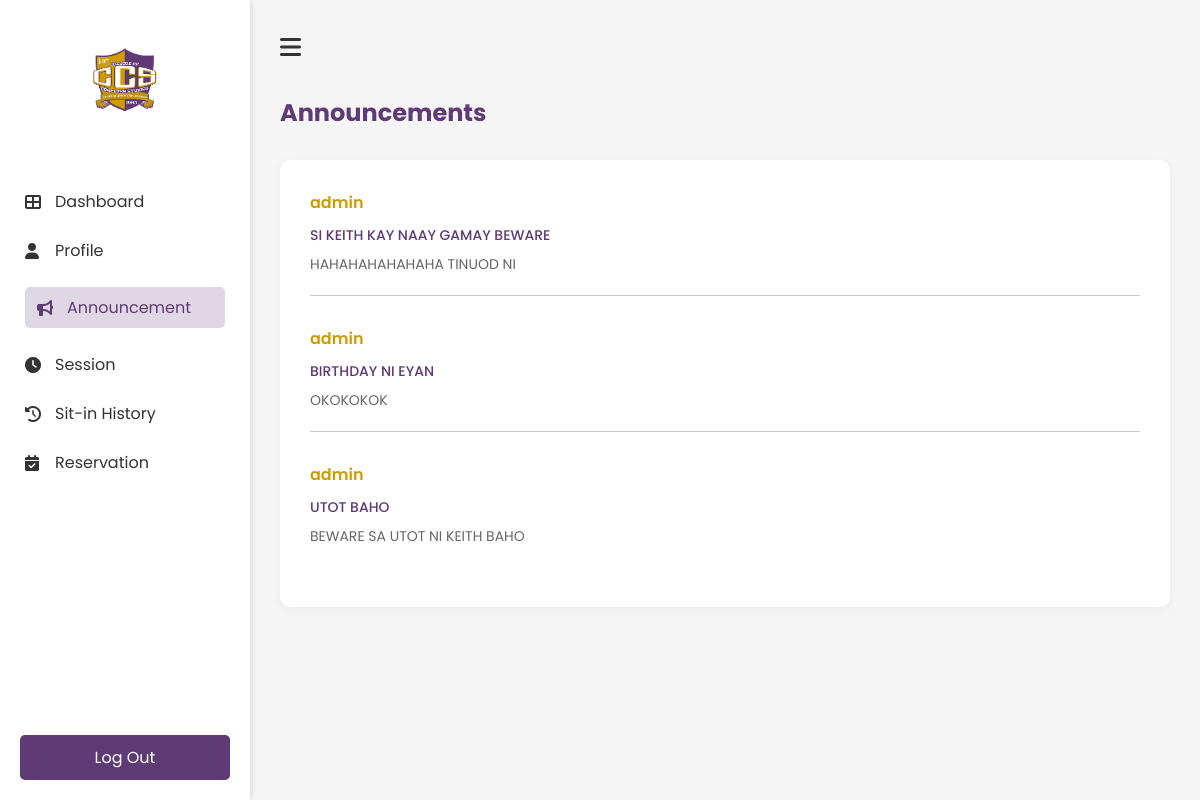
The page /Announcement (signed in) on the database as committed earlier.
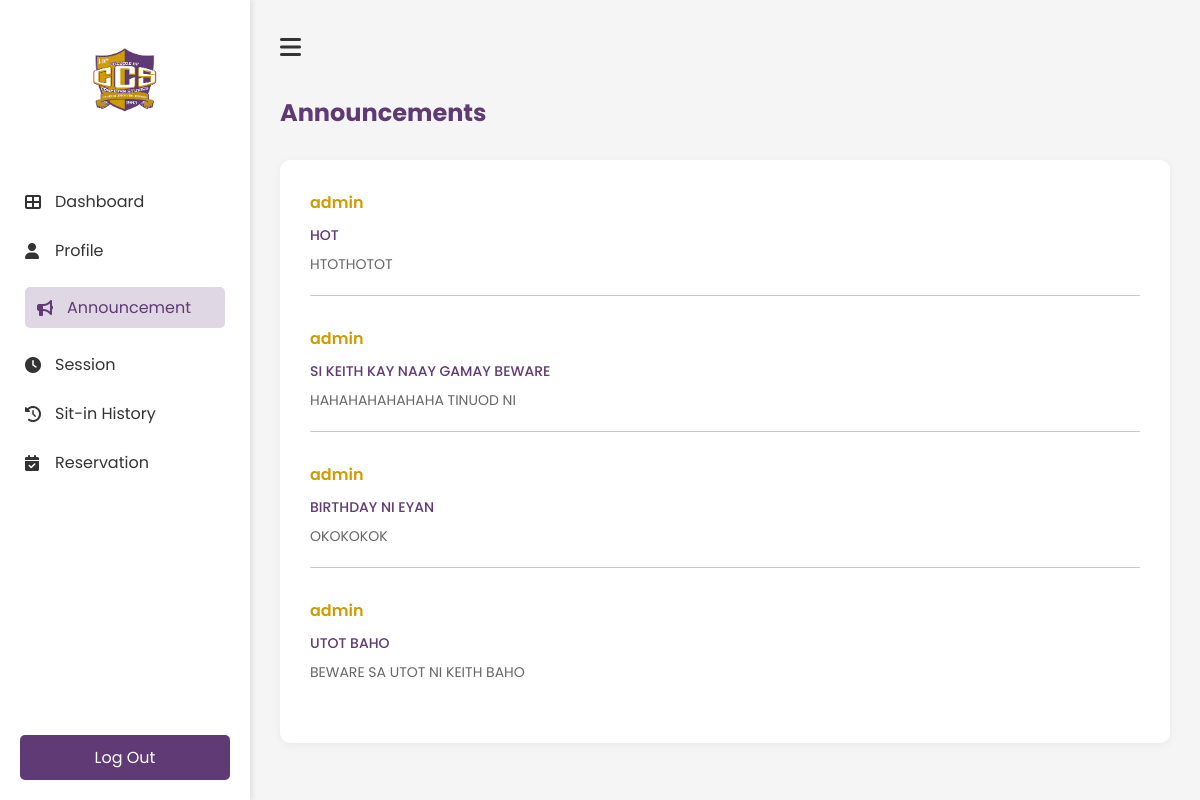
The same page on the database as committed later.
### tables this page shows
CREATE TABLE announcements (
announcement_id integer primary key autoincrement,
admin_id integer not null,
title text not null,
message text not null,
created_at datetime default current_timestamp,
foreign key (admin_id) references admin(admin_id));

CREATE TABLE admin (
admin_id integer primary key,
username text unique not null,
password text not null);

### app.py (the view)
@app.route('/Announcement')
def Announcement():
    if 'username' not in session:
        return redirect(url_for('login'))
    with sqlite3.connect("users.db") as conn:
        cursor = conn.cursor()
        cursor.execute("""
            SELECT a.announcement_id, a.title, a.message, a.created_at, adm.username
            FROM announcements a
            JOIN admin adm ON a.admin_id = adm.admin_id
            ORDER BY a.created_at DESC
        """)
        announcements = cursor.fetchall()
    return render_template('student/announcement.html', announcements=announcements)

### templates/student/announcement.html (shortened to what this page needs)
<!DOCTYPE html>
<html lang="en">
    <head>
        <link rel="stylesheet" href="{{ url_for('static', filename='student/announcement.css') }}">
        <link rel="stylesheet" href="https://cdnjs.cloudflare.com/ajax/libs/font-awesome/6.0.0-beta3/css/all.min.css">
    </head>
    <body>
        <div class="profile-container">
            <nav class="sidebar" id="sidebar">
                <div class="logo-container">
                    <img src="{{ url_for('static', filename='images/ccs.png') }}" alt="ccs logo" class="logo">
                </div>
                <ul class="nav-links">
                    <li><a href="{{ url_for('Dashboard') }}"><i class="fas fa-th-large"></i>Dashboard</a></li>
                    <li><a href="{{ url_for('Profile') }}"><i class="fas fa-user"></i>Profile</a></li>
                    <li><a href="{{ url_for('Announcement') }}" class="active"><i class="fas fa-bullhorn"></i>Announcement</a></li>
                    <li><a href="{{ url_for('Session') }}"><i class="fas fa-clock"></i>Session</a></li>
                    <li><a href="{{ url_for('History') }}"><i class="fas fa-history"></i>Sit-in History</a></li>
                    <li><a href="{{ url_for('Reservation') }}"><i class="fas fa-calendar-check"></i>Reservation</a></li>
                </ul>
                <div class="logout-section">
                    <a href="{{ url_for('logout') }}" class="logout-btn"></i>Log Out</a>
                </div>
            </nav>
            <main class="main-content">
                <div class="top-bar">
                    <button id="sidebar-toggle" class="hamburger-btn"><i class="fas fa-bars"></i></button>
                </div>
                <h1 class="header">Announcements</h1>
                <div class="announcements-card">
                    {% for announcement in announcements %}
                    <div class="announcement-item">
                        <h3 class="author">{{ announcement[4] }}</h3>
                        <div class="announcement-content">
                            <h4 class="title">{{ announcement[1] }}</h4>
                            <p>{{ announcement[2] }}</p>
                        </div>
                        <div class="divider"></div>
                    </div>
                    {% endfor %}
                </div>
    </body>
</html>

### static/student/announcement.css (style rules this page uses)
* { margin: 0; padding: 0; box-sizing: border-box; font-family: 'Poppins', sans-serif; }
body { background-color: #f5f5f5; }
.sidebar { width: 250px; height: 100vh; position: fixed; left: 0; top: 0; background-color: white; padding: 20px 0; transition: all 0.3s ease; box-shadow: 2px 0 5px rgba(0, 0, 0, 0.1); z-index: 1000; }
.main-content { margin-left: 250px; transition: all 0.3s ease; width: calc(100% - 250px); padding: 20px; }
.logo-container { text-align: center; padding: 20px 0; }
.logo { width: 80px; height: auto; }
.nav-links { list-style: none; padding: 0; margin-top: 30px; }
.nav-links li { padding: 12px 25px; }
.nav-links li a { color: #333; text-decoration: none; display: flex; align-items: center; transition: 0.3s; }
.nav-links li a:hover, .nav-links li a.active { padding: 8px 12px; border-radius: 5px; color: #603A75; background-color: rgba(96, 58, 117, 0.2); }
.nav-links li a i { margin-right: 10px; width: 20px; }
.nav-links li a:hover, .nav-links li a.active { color: #603A75; }
.logout-section { position: absolute; bottom: 20px; width: 100%; padding: 0 20px; }
.logout-btn { display: block; width: 100%; padding: 10px; background-color: #603A75; color: white; text-align: center; text-decoration: none; border-radius: 5px; transition: 0.3s; }
.main-content { flex: 1; padding: 20px; transition: all 0.3s ease; }
.top-bar { display: flex; align-items: center; margin-bottom: 30px; }
.hamburger-btn { background: none; border: none; font-size: 24px; cursor: pointer; margin-right: 15px; color: #333; }
.main-content { padding: 30px; }
.main-content h1 { color: #603A75; margin-bottom: 30px; font-size: 24px; }
.announcements-card { background: white; border-radius: 10px; padding: 30px; box-shadow: 0 2px 10px rgba(0, 0, 0, 0.05); }
.announcement-item { margin-bottom: 30px; }
.author { color: #CE9C01; font-size: 16px; font-weight: 600; margin-bottom: 10px; }
.announcement-content { margin-bottom: 20px; }
.title { color: #603A75; font-size: 14px; font-weight: 500; margin-bottom: 8px; }
.announcement-content p { color: #666; font-size: 14px; line-height: 1.5; }
.divider { height: 1px; background-color: #603A75; opacity: 0.3; margin: 20px 0; width: 100%; }

Rows that differ between the two databases and show on the page:
added announcements: username "admin", title "HOT", message "HTOTHOTOT"
